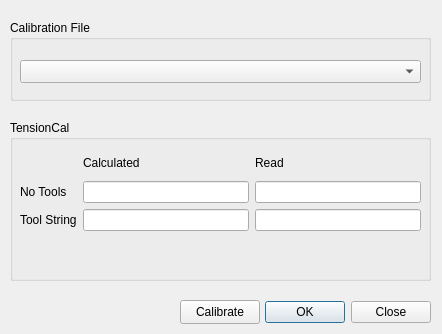
<?xml version="1.0" encoding="UTF-8"?>
<ui version="4.0">
 <class>Form</class>
 <widget class="QWidget" name="Form">
  <property name="geometry">
   <rect>
    <x>0</x>
    <y>0</y>
    <width>442</width>
    <height>334</height>
   </rect>
  </property>
  <property name="windowTitle">
   <string>Tension Calibration</string>
  </property>
  <widget class="QDialogButtonBox" name="buttonBox">
   <property name="geometry">
    <rect>
     <x>260</x>
     <y>300</y>
     <width>171</width>
     <height>24</height>
    </rect>
   </property>
   <property name="standardButtons">
    <set>QDialogButtonBox::Close|QDialogButtonBox::Ok</set>
   </property>
  </widget>
  <widget class="QGroupBox" name="groupBox">
   <property name="geometry">
    <rect>
     <x>10</x>
     <y>120</y>
     <width>421</width>
     <height>161</height>
    </rect>
   </property>
   <property name="title">
    <string>TensionCal</string>
   </property>
   <widget class="QLabel" name="labelCalStatus">
    <property name="geometry">
     <rect>
      <x>0</x>
      <y>130</y>
      <width>421</width>
      <height>20</height>
     </rect>
    </property>
    <property name="font">
     <font>
      <pointsize>15</pointsize>
      <weight>75</weight>
      <bold>true</bold>
     </font>
    </property>
    <property name="text">
     <string/>
    </property>
    <property name="alignment">
     <set>Qt::AlignCenter</set>
    </property>
   </widget>
   <widget class="QWidget" name="layoutWidget">
    <property name="geometry">
     <rect>
      <x>10</x>
      <y>30</y>
      <width>401</width>
      <height>81</height>
     </rect>
    </property>
    <layout class="QGridLayout" name="gridLayout">
     <item row="1" column="0">
      <widget class="QLabel" name="label">
       <property name="text">
        <string>No Tools</string>
       </property>
      </widget>
     </item>
     <item row="2" column="0">
      <widget class="QLabel" name="label_2">
       <property name="text">
        <string>Tool String</string>
       </property>
      </widget>
     </item>
     <item row="0" column="1">
      <widget class="QLabel" name="label_3">
       <property name="text">
        <string>Calculated</string>
       </property>
      </widget>
     </item>
     <item row="2" column="2">
      <widget class="QLineEdit" name="le_ToolStrRead"/>
     </item>
     <item row="1" column="2">
      <widget class="QLineEdit" name="le_NoToolsRead"/>
     </item>
     <item row="1" column="1">
      <widget class="QLineEdit" name="le_NoToolsCalc">
       <property name="enabled">
        <bool>true</bool>
       </property>
      </widget>
     </item>
     <item row="2" column="1">
      <widget class="QLineEdit" name="le_ToolStrCalc"/>
     </item>
     <item row="0" column="2">
      <widget class="QLabel" name="label_4">
       <property name="text">
        <string>Read</string>
       </property>
      </widget>
     </item>
    </layout>
   </widget>
  </widget>
  <widget class="QPushButton" name="calibrate">
   <property name="geometry">
    <rect>
     <x>180</x>
     <y>300</y>
     <width>80</width>
     <height>24</height>
    </rect>
   </property>
   <property name="text">
    <string>Calibrate</string>
   </property>
  </widget>
  <widget class="QGroupBox" name="groupBox_2">
   <property name="geometry">
    <rect>
     <x>10</x>
     <y>20</y>
     <width>421</width>
     <height>81</height>
    </rect>
   </property>
   <property name="title">
    <string>Calibration File</string>
   </property>
   <widget class="QComboBox" name="comboBox">
    <property name="geometry">
     <rect>
      <x>10</x>
      <y>40</y>
      <width>401</width>
      <height>23</height>
     </rect>
    </property>
   </widget>
  </widget>
  <zorder>groupBox_2</zorder>
  <zorder>buttonBox</zorder>
  <zorder>groupBox</zorder>
  <zorder>calibrate</zorder>
 </widget>
 <resources/>
 <connections/>
</ui>
